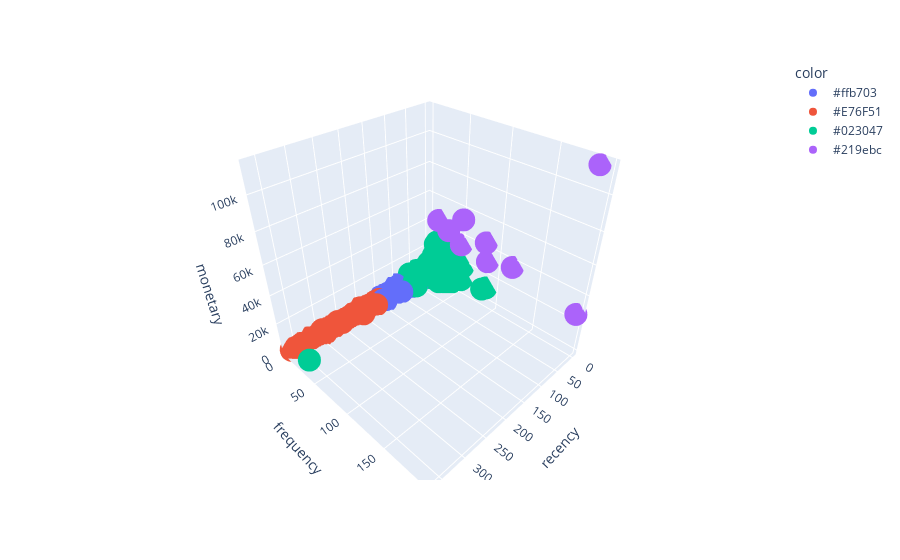

Write notebook code for a chart like this one.
### Markdown cell above
<a class="anchor" id="interactive_visualization_4_1_5"></a>
### 4.1.5 Interactive visualization  [*](#table_of_content)

### Code cell
colors = np.array(["#ffb703", "#023047","#219ebc","#E76F51"]) # choose colors 
labels = np.array(kmeans.labels_)
fig = px.scatter_3d(rfm_kmeans, x='recency', y='frequency', z='monetary',
              color=colors[rfm_kmeans["labels"].tolist()])

fig.show()

### Figure 1 — Plotly figure (JSON) as saved in the notebook; plotly's stock layout.template omitted (floating-point values rounded to 4 significant figures; data arrays with more than 128 entries replaced by an {"elided": "..."} marker saying what was removed)
{"data": [{"hovertemplate": "color=#ffb703<br>recency=%{x}<br>frequency=%{y}<br>monetary=%{z}<extra></extra>", "legendgroup": "#ffb703", "marker": {"color": "#636efa", "symbol": "circle"}, "mode": "markers", "name": "#ffb703", "scene": "scene", "showlegend": true, "type": "scatter3d", "x": {"elided": "2849 int values"}, "y": {"elided": "2849 int values"}, "z": {"elided": "2849 float values"}}, {"hovertemplate": "color=#E76F51<br>recency=%{x}<br>frequency=%{y}<br>monetary=%{z}<extra></extra>", "legendgroup": "#E76F51", "marker": {"color": "#EF553B", "symbol": "circle"}, "mode": "markers", "name": "#E76F51", "scene": "scene", "showlegend": true, "type": "scatter3d", "x": {"elided": "1076 int values"}, "y": {"elided": "1076 int values"}, "z": {"elided": "1076 float values"}}, {"hovertemplate": "color=#023047<br>recency=%{x}<br>frequency=%{y}<br>monetary=%{z}<extra></extra>", "legendgroup": "#023047", "marker": {"color": "#00cc96", "symbol": "circle"}, "mode": "markers", "name": "#023047", "scene": "scene", "showlegend": true, "type": "scatter3d", "x": {"elided": "293 int values"}, "y": {"elided": "293 int values"}, "z": {"elided": "293 float values"}}, {"hovertemplate": "color=#219ebc<br>recency=%{x}<br>frequency=%{y}<br>monetary=%{z}<extra></extra>", "legendgroup": "#219ebc", "marker": {"color": "#ab63fa", "symbol": "circle"}, "mode": "markers", "name": "#219ebc", "scene": "scene", "showlegend": true, "type": "scatter3d", "x": [1, 2, 2, 0, 21, 7, 0, 1, 1], "y": [197, 85, 16, 50, 41, 55, 190, 88, 120], "z": [27320.0, 44960.0, 44320.0, 34190.0, 45240.0, 54470.0, 113900.0, 31840.0, 36770.0]}], "layout": {"legend": {"title": {"text": "color"}, "tracegroupgap": 0}, "margin": {"t": 60}, "scene": {"domain": {"x": [0, 1], "y": [0, 1]}, "xaxis": {"title": {"text": "recency"}}, "yaxis": {"title": {"text": "frequency"}}, "zaxis": {"title": {"text": "monetary"}}}}}
